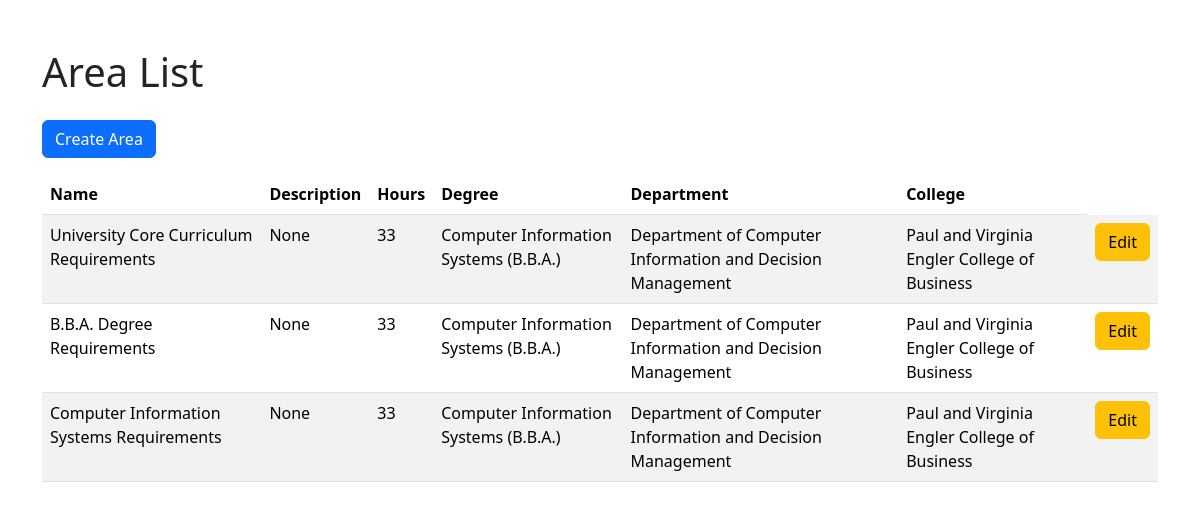
Screenshot of /areas/ with the database file from the repository.
### data/models.py (models this page shows, shortened)
class Area(models.Model):
    area_name = models.CharField(max_length=100, help_text="The name of the Area.")
    area_description = models.CharField(
        blank=True,null=True, max_length=200, help_text="The description of the Area."
    )
    total_hours = models.IntegerField()
    degree = models.ForeignKey(Degree, on_delete=models.CASCADE)

class Degree(models.Model):
    degree_name = models.CharField(max_length=100, help_text="The name of the Degree.")
    degree_description = models.CharField(
        blank=True,null=True, max_length=200, help_text="The description of the Degree."
    )
    degree_website = models.URLField(blank=True,null=True,help_text="The website of the Degree.")
    online_degree = models.BooleanField(default=False)
    total_hours = models.IntegerField()
    department = models.ForeignKey(Department, on_delete=models.CASCADE)

class Department(models.Model):
    department_name = models.CharField(
        max_length=100, help_text="The name of the Department."
    )
    department_description = models.CharField(
       blank=True, null=True, max_length=200, help_text="The description of the Department."
    )
    department_website = models.URLField(blank=True,null=True,help_text="The website of the Department.")
    college = models.ForeignKey(College, on_delete=models.CASCADE)

class College(models.Model):
    college_name = models.CharField(
        max_length=100, help_text="The name of the College."
    )
    college_website = models.URLField(blank=True,null=True,help_text="The website of the College.")
    college_description = models.CharField(
        blank=True,null=True, max_length=200, help_text="The description of the College."
    )

### data/views.py (the view)
# urls.py: path("areas/", views.area_list, name="area_list"),
def area_list(request):
    areas = Area.objects.select_related("degree").all()
    return render(request,"area/area-list.html",{'areas':areas})

### data/templates/area/area-list.html
{% extends 'base.html' %}
{% block content %}
<h1 class="display-6 mb-4">Area List</h1>
<a href="/areas/new" class="btn btn-primary mb-3">Create Area</a>
<table class="table table-striped">
    <thead>
        <tr>
            <th scope="col">Name</th>
            <th scope="col">Description</th>
            <th scope="col">Hours</th>
            <th scope="col">Degree</th>
            <th scope="col">Department</th>
            <th scope="col">College</th>
        </tr>
    </thead>
    <tbody>
        {% for area in areas %}
        <tr>
            <td>{{ area.area_name }}</td>
            <td>{{ area.area_description }}</td>
            <td>{{ area.total_hours }}</td>
            <td>{{ area.degree.degree_name }}</td>
            <td>{{ area.degree.department.department_name }}</td>
            <td>{{ area.degree.department.college.college_name }}</td>
            <td><a href="/areas/{{ area.id }}" class="btn btn-warning">Edit</a></td>
        </tr>
        {% endfor %}
    </tbody>
</table>
{% endblock %}

### rows the page displays
Area: area_name "University Core Curriculum Requirements", area_description "None", total_hours "33", degree.degree_name "Computer Information Systems (B.B.A.)", degree.department.department_name "Department of Computer Information and Decision Management", degree.department.college.college_name "Paul and Virginia Engler College of Business"
Area: area_name "B.B.A. Degree Requirements", area_description "None", total_hours "33", degree.degree_name "Computer Information Systems (B.B.A.)", degree.department.department_name "Department of Computer Information and Decision Management", degree.department.college.college_name "Paul and Virginia Engler College of Business"
Area: area_name "Computer Information Systems Requirements", area_description "None", total_hours "33", degree.degree_name "Computer Information Systems (B.B.A.)", degree.department.department_name "Department of Computer Information and Decision Management", degree.department.college.college_name "Paul and Virginia Engler College of Business"
